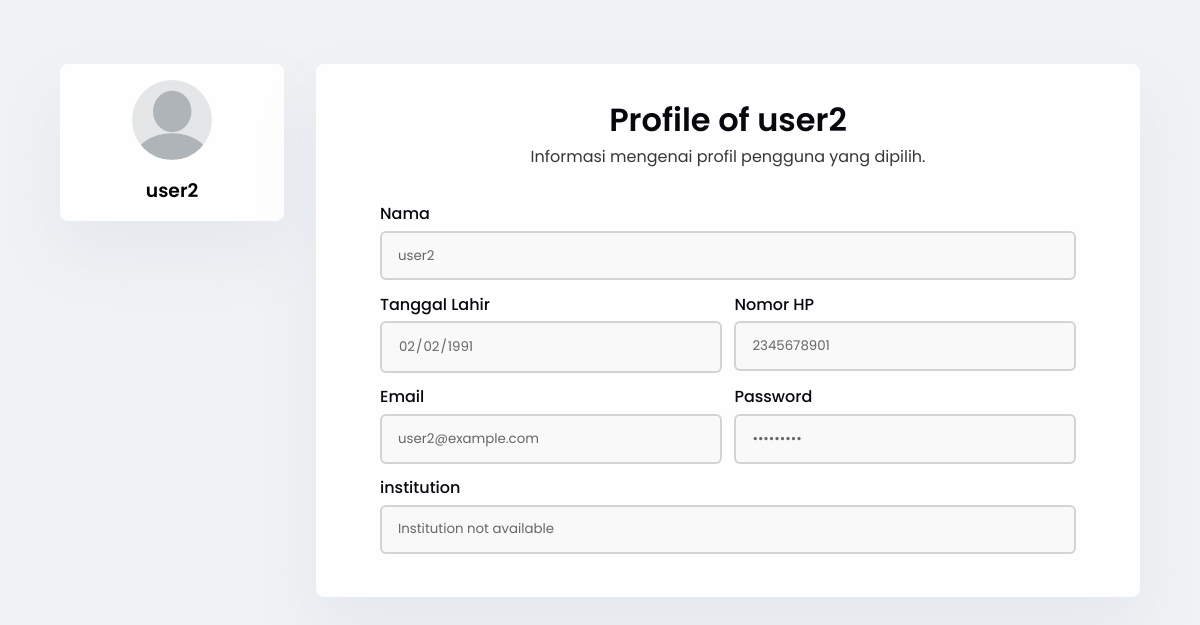
Screenshot of /dashboard_admin/user_profile.php?email=user2@example.com (signed in) with the database file from the repository.
### tables this page shows
CREATE TABLE `users` (
  `id_user` int(11) NOT NULL,
  `username` varchar(50) NOT NULL,
  `type` varchar(50) NOT NULL,
  `email` varchar(100) NOT NULL,
  `password` varchar(255) NOT NULL,
  `birthday` date NOT NULL,
  `phone` varchar(15) NOT NULL,
  `institution` varchar(255) NOT NULL,
  `img` varchar(255) NOT NULL
);

### dashboard_admin/user_profile.php (the view, shortened to what this page needs)
<?php
require_once "../connect.php";
$email = mysqli_real_escape_string($conn, $_GET['email']);
$query = "SELECT * FROM users WHERE email = '$email'";
$result = mysqli_query($conn, $query);
$user = mysqli_fetch_assoc($result);
?>
<!DOCTYPE html>
<html lang="en">
<head>
    <link rel="stylesheet" href="user_profile.css">
    <link rel="stylesheet" href="https://cdnjs.cloudflare.com/ajax/libs/font-awesome/6.5.2/css/all.min.css" />
</head>
<body>
    <div class="container grid">
        <aside>
            <div class="account-profile flex">
                <img src="../uploads/<?php echo $user['img']; ?>" alt="">
                <h3><?php echo $user['username']; ?></h3>
            </div>
        </aside>
        <main>
            <div class="main-header">
                <h1>Profile of <?php echo $user['username']; ?></h1>
                <p>Informasi mengenai profil pengguna yang dipilih.</p>
            </div>
            <div class="main-form">
                <form>
                    <div class="form">
                        <label for="username">Nama</label>
                        <input type="text" name="username" value="<?php echo $user['username']; ?>" placeholder="Masukkan nama anda.." disabled>
                    </div>
                    <div class="telp-email grid form">
                        <div class="birthday">
                            <label for="birthday">Tanggal Lahir</label>
                            <input type="date" name="birthday" value="<?php echo $user['birthday']; ?>" disabled>
                        </div>
                        <div class="hp">
                            <label for="phone">Nomor HP</label>
                            <input type="tel" name="phone" value="<?php echo $user['phone']; ?>" placeholder="Nomor HP anda.." disabled>
                        </div>
                    </div>
                    <div class="telp-email grid form">
                        <div class="birthday">
                            <label for="email">Email</label>
                            <input type="email" name="email" value="<?php echo $user['email']; ?>" placeholder="Email anda.." disabled>
                        </div>
                        <div class="password">
                            <label for="password">Password</label>
                            <input type="password" name="password" value="<?php echo $user['password']; ?>" disabled>
                        </div>
                    </div>
                    <div class="form">
                        <label for="institution">institution</label>
                        <?php if (!empty($user['institution'])): ?>
                            <input type="text" name="institution" value="<?php echo $user['institution']; ?>" placeholder="Nama sekolah/kampus/universitas" disabled>
                        <?php else: ?>
                            <input type="text" name="institution" value="Institution not available" disabled>
                        <?php endif; ?>
                    </div>
                </form>
            </div>
        </main>
    </div>
</body>
</html>

### dashboard_admin/user_profile.css (style rules this page uses)
:root { --body-color: #FEFEFE; --background-color : #F0F3F4; --primary-color: #7139DC; --darker-color: #6231BF; --secondary-color: #C4AAF1; --text-color: #363636; --heading-text-color: #06080E; --box-shadow: 0 0 8px #7139DC; --card-shadow: 0 2rem 4rem rgba(132, 139, 200, 0.10); --card-shadow-color : rgba(132, 139, 200, 0.10); --container-width-lg: 70%; --container-width-md: 80%; --container-width-sm: 90%; --font-normal: 400; --font-medium: 500; --font-semibold: 600; --z-tooltip: 10; --z-fixed: 100; --z-modal: 1000; --h1-font : 2rem; --h2-font : 1.5rem; --h3-font : 1.25rem; --normal-font: 1rem; --small-font: 0.9rem; --smaller-font: 0.813rem; --tiny-font: 0.625rem; }
* { margin: 0; padding: 0; box-sizing: border-box; outline: 0; appearance: 0; border: 0; text-decoration: none; }
html { scroll-behavior: smooth; font-size: var(--normal-font); }
body, button, input, textarea { font-family: "Poppins", sans-serif; }
body { background-color: var(--background-color); }
img { max-width: 100%; height: auto; }
.flex { display: flex; }
.grid { display: grid; }
.container { display: flex; width: 90%; margin: 4rem auto; gap: 2rem; }
main { background-color: var(--body-color); border-radius: 8px; box-shadow: var(--card-shadow); height: auto; padding: 2rem; width: 100%; }
.account-profile { flex-direction: column; justify-content: center; align-items: center; padding: 1rem; gap: 1rem; background-color: var(--body-color); box-shadow: var(--card-shadow); border-radius: 8px; height: auto; width: 14rem; transition: ease .3s; }
.account-profile h3 { font-weight: var(--font-semibold); text-align: center; }
.account-profile img { width: 80px; height: 80px; border-radius: 50%; }
.main-header { text-align: center; }
.main-header h1 { font-weight: var(--font-semibold); color: var(--heading-text-color); font-size: var(--h1-font); }
.main-header p { color: #363636; }
.main-form { width: 100%; padding: 0 2rem; margin-top: 2rem; }
.main-form .form input, .main-form .form textarea { width: 100%; margin-top: 0.3rem; margin-bottom: .7rem; padding: 0.5rem; border: 2px solid #66666640; border-radius: 6px; box-sizing: border-box; padding: 0.8rem 1rem; resize: none; color: #666666; }
.main-form .form label { color: var(--heading-text-color); font-weight: var(--font-medium); display: block; cursor: text; }
.telp-email { grid-template-columns: 1fr 1fr; gap: .8rem; }

### rows the page displays
users: img (picture), username "user2", birthday "02/02/1991", phone "2345678901", email "user2@example.com"
